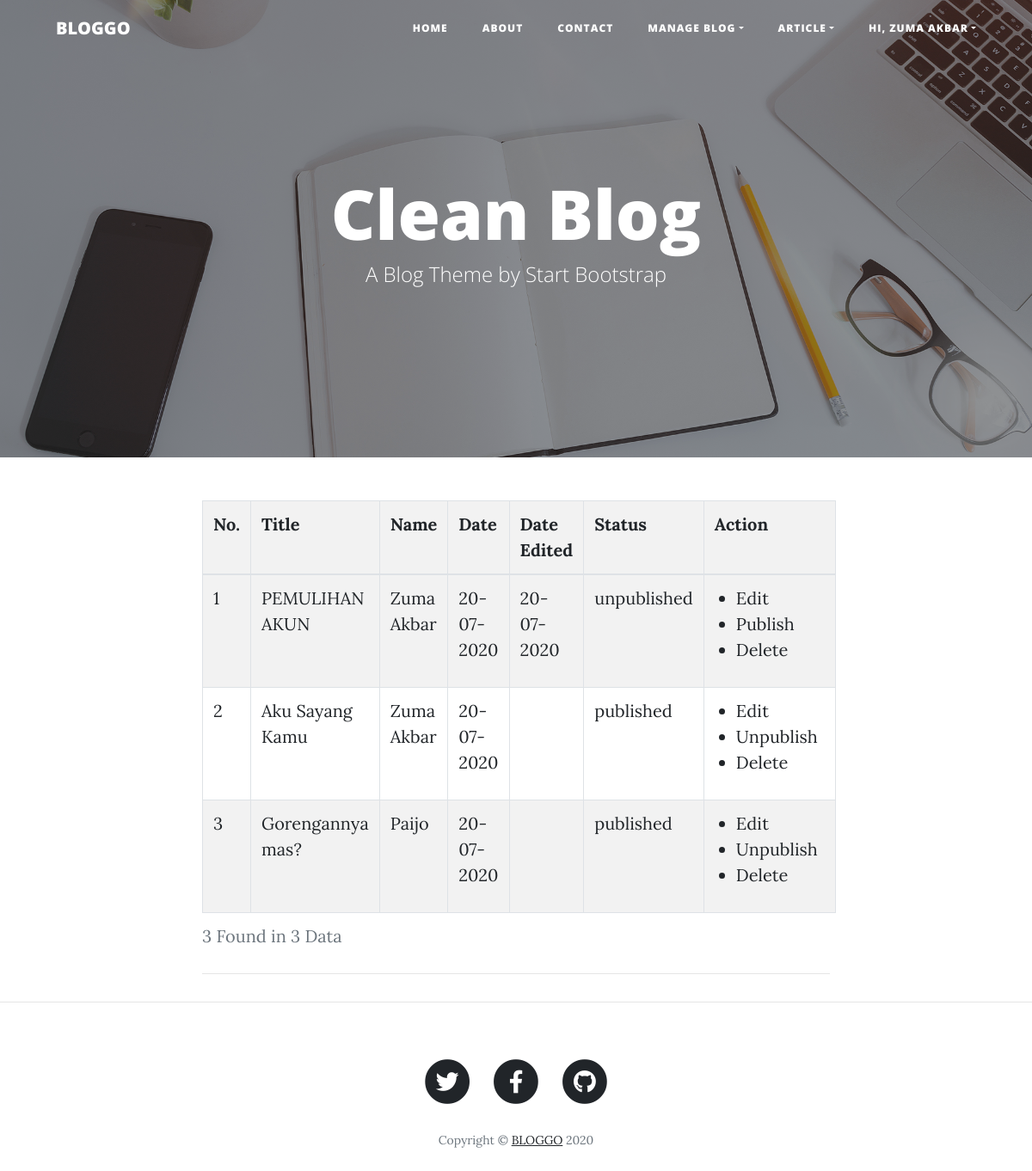
The app's page /all-article.php (signed in) with its own data.
### tables this page shows
CREATE TABLE `article` (
  `article_id` int(11) NOT NULL COMMENT 'dont edit this field',
  `name` varchar(255) NOT NULL,
  `title` varchar(255) NOT NULL,
  `subtitle` varchar(255) NOT NULL,
  `date` varchar(225) NOT NULL,
  `newDate` varchar(225) NOT NULL,
  `status` varchar(225) NOT NULL
);

### all-article.php (the view, shortened to what this page needs)
<?php
include 'database.php';
?>
<!DOCTYPE html>
<html lang="en">
<head>
  <?php include 'include/head.php' ?>
</head>
<body>
  <?php include 'include/navbar.php' ?>
  <header class="masthead" style="background-image: url('img/home-bg.jpg')">
    <div class="overlay"></div>
    <div class="container">
      <div class="row">
        <div class="col-lg-8 col-md-10 mx-auto">
          <div class="site-heading">
            <h1>Clean Blog</h1>
            <span class="subheading">A Blog Theme by Start Bootstrap</span>
          </div>
        </div>
      </div>
    </div>
  </header>
  <div class="container">
    <div class="row">
      <div class="col-lg-8 col-md-10 mx-auto">
        <table class="table table-lg table-bordered table-hover table-striped">
            <thead>
                <?php
                    $pers = mysqli_query($connect, "SELECT * FROM article");
                    $persCount = mysqli_num_rows($pers);
                    $all = mysqli_query($connect, "SELECT * FROM article");
                    $allCount = mysqli_num_rows($all);
                ?>
                <caption><?= $persCount ?> Found in <?= $allCount ?> Data</caption>
                <tr>
                    <th>No.</th>
                    <th>Title</th>
                    <th>Name</th>
                    <th>Date</th>
                    <th>Date Edited</th>
                    <th>Status</th>
                    <th>Action</th>
                </tr>
            </thead>
            <tbody>
                    <?php
                        $i = 1;
                        $check = mysqli_query($connect, "SELECT * FROM article ORDER BY article_id ASC");
                        while($d = mysqli_fetch_array($check)) :
                    ?>
                    <tr>
                        <td><?= $i ?></td>
                        <td><?= $d['title'] ?></td>
                        <td><?= $d['name'] ?></td>
                        <td><?= $d['date'] ?></td>
                        <td><?= $d['newDate'] ?></td>
                        <td><?= $d['status'] ?></td>
                        <td>
                            <ul class="mr-2 row">
                                <li><a href="edit-article-admin.php?id=<?= $d['article_id'] ?>" >Edit</a></li>
                                <?php
                                  if($d['status']=="unpublished")
                                  {
                                    echo "<li><a href='publish-unpublish-admin.php?id=".$d['article_id']."'> Publish</a></li>";
                                  }else{
                                    echo "<li><a href='publish-unpublish-admin.php?id=".$d['article_id']."'> Unpublish</a></li>";
                                  }
                                ?>
                                <li><a href="del-article-admin.php?id=<?= $d['article_id'] ?>">Delete</a></li>
                            </ul>
                        </td>
                    </tr>
                        <?php $i++; endwhile; ?>
            </tbody>
        </table>
        <hr>
      </div>
    </div>
  </div>
  <hr>
  <?php include 'include/footer.php' ?>
</body>
</html>

### include/head.php (shortened to what this page needs)
<link href="vendor/bootstrap/css/bootstrap.min.css" rel="stylesheet">
<link href="vendor/fontawesome-free/css/all.min.css" rel="stylesheet" type="text/css">
<link href="css/clean-blog.min.css" rel="stylesheet">

### include/navbar.php (shortened to what this page needs)
<nav class="navbar navbar-expand-lg navbar-light fixed-top" id="mainNav">
  <div class="container">
    <a class="navbar-brand" href="index.php">BLOGGO</a>
    <div class="collapse navbar-collapse" id="navbarResponsive">
      <ul class="navbar-nav ml-auto">
        <li class="nav-item">
          <a class="nav-link" href="index.php">Home</a>
        </li>
        <li class="nav-item">
          <a class="nav-link" href="about.php">About</a>
        </li>
        <li class="nav-item">
          <a class="nav-link" href="contact.php">Contact</a>
        </li>
        <?php
          if(isset($_SESSION['level']))
          {
              if($_SESSION['level']=='admin')
              {
                echo "
                  <li class='nav-item dropdown'>
                    <a class='nav-link dropdown-toggle' id='navbardrop' data-toggle='dropdown' href=''>Manage Blog</a>
                      <div class='dropdown-menu dropdown-menu-right animate'>
                        <a href='manage-users.php' class='dropdown-item'>Manage Users</a>
                        <a href='all-article.php' class='dropdown-item'>Manage Article</a>
                      </div>
                  </li>
              ";
              }
          }
          if(isset($_SESSION['level'])){
            echo "
              <li class='nav-item dropdown'>
                <a class='nav-link dropdown-toggle' id='navbardrop' data-toggle='dropdown' href=''>Article</a>
                <div class='dropdown-menu dropdown-menu-right animate'>
                  <a href='write-article.php' class='dropdown-item'>Write Article</a>
                  <a href='manage-article.php' class='dropdown-item'>Manage Article</a>
                </div>
              </li>
              <li class='nav-item dropdown'>
                <a class='nav-link dropdown-toggle' id='navbardrop' data-toggle='dropdown' href=''>Hi, ".$_SESSION['name']."</a>
                <div class='dropdown-menu dropdown-menu-right animate'>
                  <a href='profile.php' class='dropdown-item'>Profile</a>
                  <div class='dropdown-divider'></div>
                  <a href='logout.php' class='dropdown-item'>Logout</a>
                </div>
              </li>
            ";
          }
        ?>
      </ul>
    </div>
  </div>
</nav>

### include/footer.php (shortened to what this page needs)
<footer>
  <div class="container">
    <div class="row">
      <div class="col-lg-8 col-md-10 mx-auto">
        <ul class="list-inline text-center">
          <li class="list-inline-item">
            <a href="#">
              <span class="fa-stack fa-lg">
                <i class="fas fa-circle fa-stack-2x"></i>
                <i class="fab fa-twitter fa-stack-1x fa-inverse"></i>
              </span>
            </a>
          </li>
          <li class="list-inline-item">
            <a href="#">
              <span class="fa-stack fa-lg">
                <i class="fas fa-circle fa-stack-2x"></i>
                <i class="fab fa-facebook-f fa-stack-1x fa-inverse"></i>
              </span>
            </a>
          </li>
          <li class="list-inline-item">
            <a href="#">
              <span class="fa-stack fa-lg">
                <i class="fas fa-circle fa-stack-2x"></i>
                <i class="fab fa-github fa-stack-1x fa-inverse"></i>
              </span>
            </a>
          </li>
        </ul>
        <p class="copyright text-muted">Copyright &copy; <a href="index.php">BLOGGO</a> <?= date('Y') ?></p>
      </div>
    </div>
  </div>
</footer>

### records on screen
article: title "PEMULIHAN AKUN", name "Zuma Akbar", date "20-07-2020", newDate "20-07-2020", status "unpublished"
article: title "Aku Sayang Kamu", name "Zuma Akbar", date "20-07-2020", status "published"
article: title "Gorengannya mas?", name "Paijo", date "20-07-2020", status "published"

### other values on screen
$_SESSION['name'] "ZUMA AKBAR"
$persCount "3"
$allCount "3"
